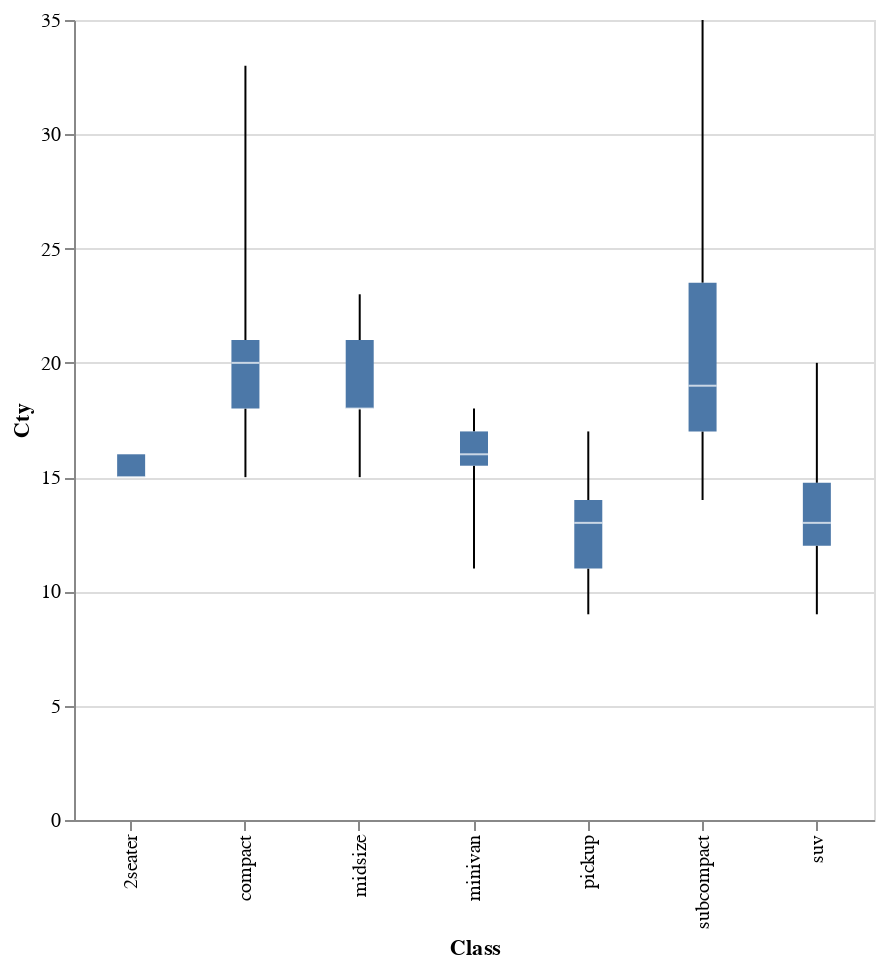

Notebook source saved alongside this figure:
### Code cell
# The final unique object we will create is a boxplot.
mpg |> @vlplot(
    mark = {:boxplot, extent = "min-max"},
    x = "Class:n",
    y = "Cty",
    width = 400,
    height = 400
)

### Figure 1 — Vega-Lite specification as saved in the notebook (floating-point values rounded to 4 significant figures; data arrays with more than 128 entries replaced by an {"elided": "..."} marker saying what was removed)
{"data": {"values": {"elided": "234 records"}}, "encoding": {"x": {"field": "Class", "type": "nominal"}, "y": {"field": "Cty", "type": "quantitative"}}, "height": 400, "mark": {"extent": "min-max", "type": "boxplot"}, "width": 400}
